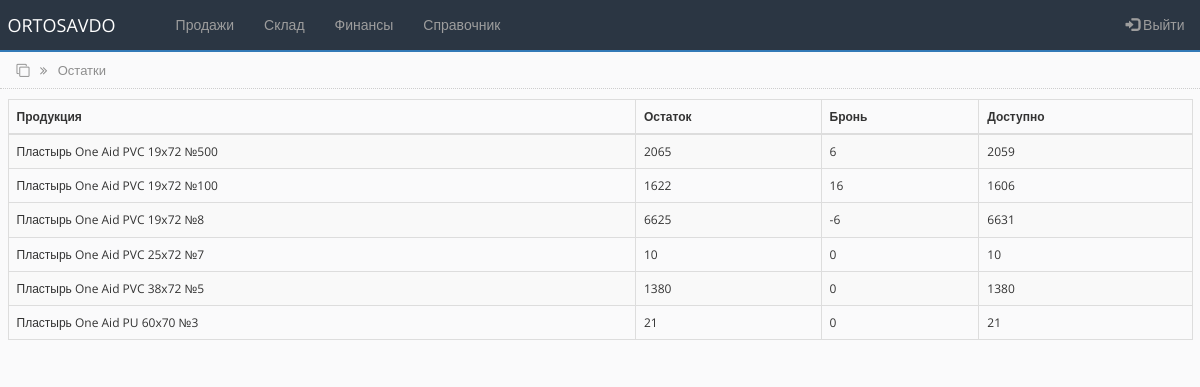
Before: /rest.php (signed in) with the older database file.
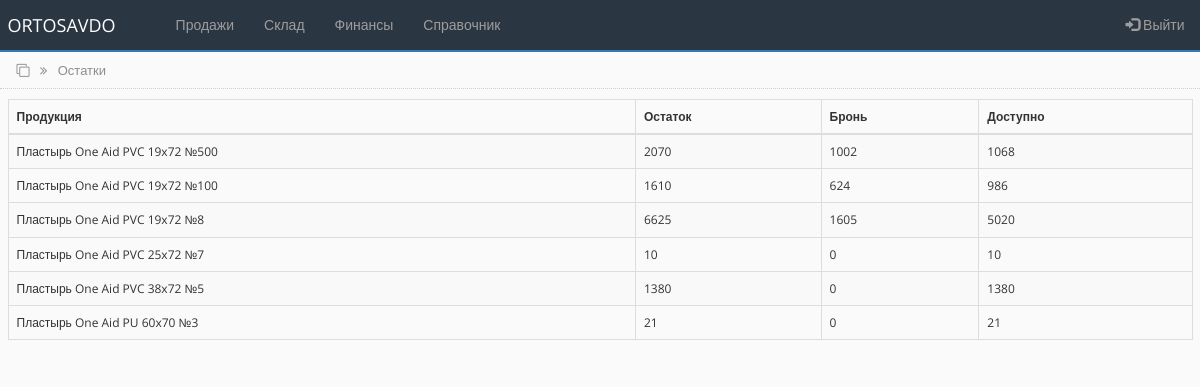
After: the same page with the newer database file.
### tables this page shows
CREATE TABLE `rest_tbl` (
  `id` int(100) NOT NULL,
  `prod_name` varchar(250) NOT NULL DEFAULT '0',
  `rest` int(100) NOT NULL DEFAULT '0',
  `bron` int(100) NOT NULL DEFAULT '0',
  `archived` int(100) NOT NULL DEFAULT '0'
);

### bot_lib.php (called while the page is built, shortened)
<?php
function get_data_rest_tbl($connect){
	$query = "SELECT * FROM rest_tbl WHERE rest != 0";
	$rs_result = mysqli_query ($connect, $query);
	return $rs_result;
}
?>

### rest.php (the view, shortened to what this page needs)
<?php
include('settings.php');
include('bot_lib.php');
?>
<!DOCTYPE html>
<html lang="en">
<head>
    <link rel="stylesheet" href="https://maxcdn.bootstrapcdn.com/bootstrap/3.4.1/css/bootstrap.min.css">
    <link rel="stylesheet" href="https://cdnjs.cloudflare.com/ajax/libs/font-awesome/4.7.0/css/font-awesome.min.css">
    <link rel="stylesheet" href="css/bootstrap-grid.min.css">
    <link rel="stylesheet" href="css/style.css">
</head>
<body>
<?php include 'partSite/nav.php'; ?>
<div class="page_name">
    <div class="container-fluid">
        <i class="fa fa-clone" aria-hidden="true"></i>
        <i class="fa fa-angle-double-right right_cus"></i>
        <span class="right_cus"> Остатки</span>
    </div>
</div>
<div class="all_table">
    <div class="container-fluid">
        <table class="table table-striped table-bordered">
        <thead>
            <tr>
                <th scope="col">Продукция</th>
                <th scope="col">Остаток</th>
                <th scope="col">Бронь</th>
                <th scope="col">Доступно</th>
            </tr>
        </thead>
        <tbody>
<?php
    $get_data_rest_tbl = get_data_rest_tbl($connect);
    while ($row = mysqli_fetch_assoc($get_data_rest_tbl)) {
?>
            <tr>
            <td><?php echo $row['prod_name'];  ?></td>
            <td><?php echo $row['rest'];  ?></td>
            <td><?php echo $row['bron'];  ?></td>
            <td><?php echo $row['rest'] - $row['bron'];  ?></td>
            </tr>
<?php } ?>
        </tbody>
        </table>
    </div>
</div>
</body>
</html>

Changed rows visible on the page:
changed rest_tbl "Пластырь One Aid PVC 19x72 №500": rest "2065" → "2070"; bron "6" → "1002"; $row['rest'] - $row['bron'] "2059" → "1068"
changed rest_tbl "Пластырь One Aid PVC 19x72 №100": rest "1622" → "1610"; bron "16" → "624"; $row['rest'] - $row['bron'] "1606" → "986"
changed rest_tbl "Пластырь One Aid PVC 19x72 №8": bron "-6" → "1605"; $row['rest'] - $row['bron'] "6631" → "5020"
